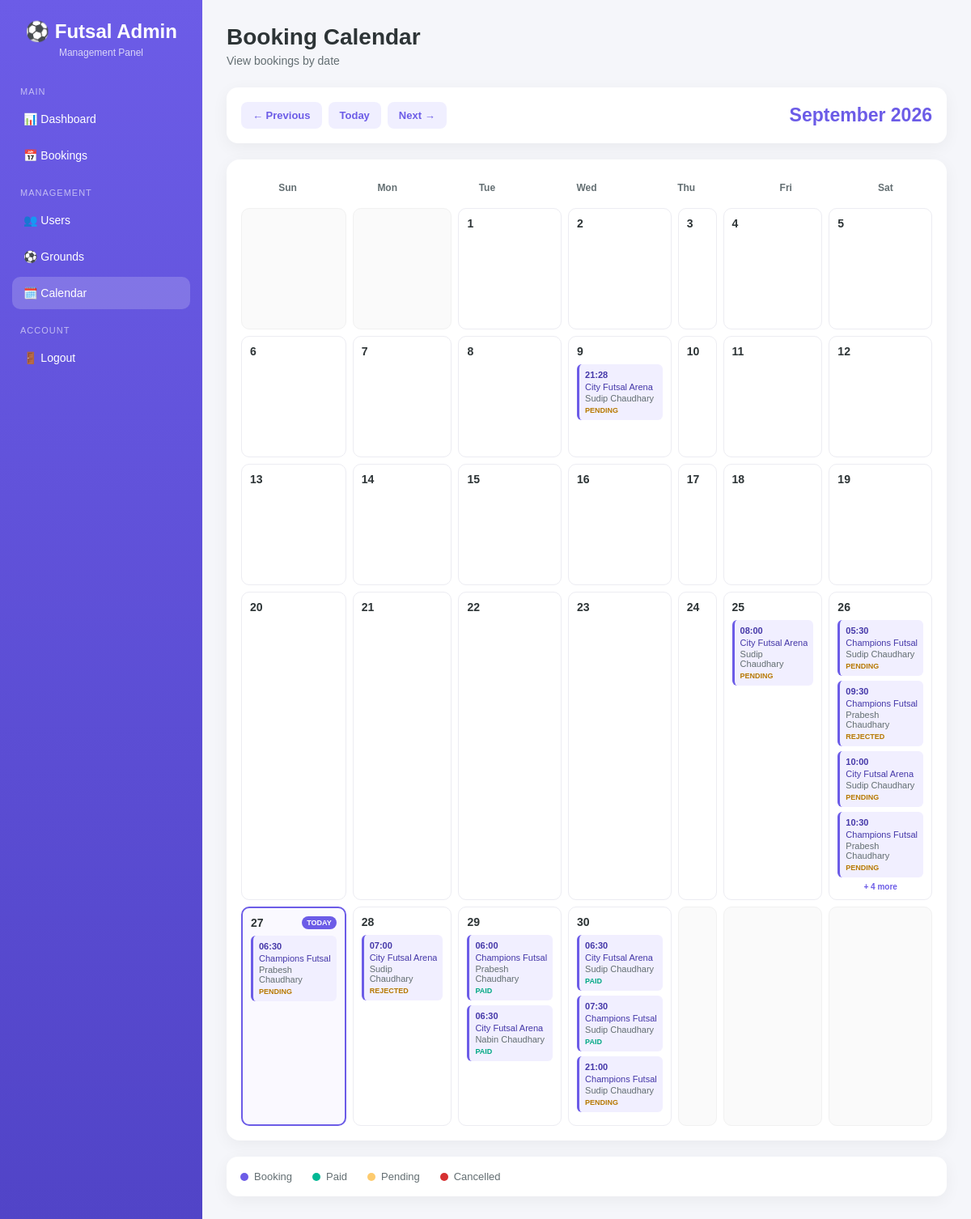
/admin/calendar (signed in), run on the app's committed database.
### tables this page shows
CREATE TABLE bookings (
            id INTEGER PRIMARY KEY AUTOINCREMENT,
            user_id INTEGER NOT NULL,
            ground_id INTEGER NOT NULL,
            booking_date TEXT NOT NULL,
            booking_time TEXT NOT NULL,
            created_at TIMESTAMP DEFAULT CURRENT_TIMESTAMP, status TEXT
            DEFAULT 'confirmed', duration REAL
            DEFAULT 1, payment_status TEXT

            DEFAULT 'pending', payment_method TEXT

            DEFAULT 'cash', payment_reference TEXT, paid_at TIMESTAMP, transaction_uuid
            TEXT, esewa_transaction_code
            TEXT, esewa_product_code
            TEXT, esewa_amount
            REAL, esewa_verified_at
            TIMESTAMP,

            FOREIGN KEY (user_id) REFERENCES users(id),
            FOREIGN KEY (ground_id) REFERENCES grounds(id),

            UNIQUE(ground_id, booking_date, booking_time)
        );

CREATE TABLE grounds (
            id INTEGER PRIMARY KEY AUTOINCREMENT,
            name TEXT NOT NULL,
            location TEXT NOT NULL,
            price INTEGER NOT NULL,
            contact TEXT,
            opening_time TEXT,
            closing_time TEXT,
            description TEXT,
            image TEXT
        );

CREATE TABLE users (
            id INTEGER PRIMARY KEY AUTOINCREMENT,
            name TEXT NOT NULL,
            email TEXT UNIQUE NOT NULL,
            password TEXT NOT NULL
        , is_admin INTEGER
            DEFAULT 0);

### app.py (the view)
@app.route("/admin/calendar")
@admin_required
def admin_calendar():
    today = date.today()
    month = request.args.get("month", type=int)
    year = request.args.get("year", type=int)
    if month is None or month < 1 or month > 12:
        month = today.month
    if year is None or year < 1:
        year = today.year
    if month == 1:
        previous_month = 12
        previous_year = year - 1
    else:
        previous_month = month - 1
        previous_year = year
    if month == 12:
        next_month = 1
        next_year = year + 1
    else:
        next_month = month + 1
        next_year = year
    first_day = date(year, month, 1)
    if month == 12:
        first_day_next_month = date(year + 1, 1, 1)
    else:
        first_day_next_month = date(year, month + 1, 1)
    last_day = first_day_next_month - timedelta(days=1)
    conn = get_db()
    bookings = conn.execute(
        """
        SELECT
            bookings.*,
            users.id AS user_id,
            users.name AS user_name,
            users.email AS user_email,
            grounds.id AS ground_id,
            grounds.name AS ground_name,
            grounds.location AS ground_location,
            grounds.price AS ground_price,
            grounds.price AS price,
            grounds.contact AS ground_contact
        FROM bookings
        JOIN users
            ON bookings.user_id = users.id
        JOIN grounds
            ON bookings.ground_id = grounds.id
        WHERE bookings.booking_date >= ?
          AND bookings.booking_date <= ?
        ORDER BY
            bookings.booking_date ASC,
            bookings.booking_time ASC,
            bookings.id ASC
        """,
        (
            first_day.isoformat(),
            last_day.isoformat()
        )
    ).fetchall()
    conn.close()
    bookings_by_date = {}
    for booking in bookings:
        booking_date = booking["booking_date"]
        if booking_date not in bookings_by_date:
            bookings_by_date[booking_date] = []
        bookings_by_date[booking_date].append(booking)
    calendar_days = []
    first_weekday = (first_day.weekday() + 1) % 7
    for _ in range(first_weekday):
        calendar_days.append({
            "day": "",
            "date": "",
            "is_today": False,
            "bookings": [],
            "booking_count": 0
        })
    current_day = first_day
    while current_day <= last_day:
        date_string = current_day.isoformat()
        day_bookings = bookings_by_date.get(
            date_string,
            []
        )
        calendar_days.append({
            "day": current_day.day,
            "date": date_string,
            "is_today": current_day == today,
            "bookings": day_bookings,
            "booking_count": len(day_bookings)
        })
        current_day += timedelta(days=1)
    while len(calendar_days) % 7 != 0:
        calendar_days.append({
            "day": "",
            "date": "",
            "is_today": False,
            "bookings": [],
            "booking_count": 0
        })
    return render_template(
        "admin/calendar.html",
        calendar_days=calendar_days,
        bookings=bookings,
        month=month,
        year=year,
        month_name=first_day.strftime("%B"),
        calendar_year=year,
        previous_month=previous_month,
        previous_year=previous_year,
        next_month=next_month,
        next_year=next_year
    )

### templates/admin/calendar.html (shortened to what this page needs)
<!DOCTYPE html>
<html lang="en">
<head>
</head>
<body>
<div class="layout">
    <aside class="sidebar">
        <div class="logo">
            ⚽ Futsal Admin
            <span>
                Management Panel
            </span>
        </div>
        <div class="menu-title">
            Main
        </div>
        <a
            href="{{ url_for('admin_dashboard') }}"
            class="nav-link"
        >
            📊 Dashboard
        </a>
        <a
            href="{{ url_for('admin_bookings') }}"
            class="nav-link"
        >
            📅 Bookings
        </a>
        <div class="menu-title">
            Management
        </div>
        <a
            href="{{ url_for('admin_users') }}"
            class="nav-link"
        >
            👥 Users
        </a>
        <a
            href="{{ url_for('admin_grounds') }}"
            class="nav-link"
        >
            ⚽ Grounds
        </a>
        <a
            href="{{ url_for('admin_calendar') }}"
            class="nav-link active"
        >
            🗓️ Calendar
        </a>
        <div class="menu-title">
            Account
        </div>
        <a
            href="{{ url_for('admin_logout') }}"
            class="nav-link"
        >
            🚪 Logout
        </a>
    </aside>
    <main class="main">
        <div class="topbar">
            <div>
                <h1>
                    Booking Calendar
                </h1>
                <p
                    style="
                    color:#636e72;
                    margin-top:5px;
                    font-size:14px;
                    "
                >
                    View bookings by date
                </p>
            </div>
        </div>
        <div class="calendar-navigation">
            <div class="calendar-buttons">
                <a
                    href="{{ url_for(
                        'admin_calendar',
                        year=previous_year,
                        month=previous_month
                    ) }}"
                    class="calendar-btn"
                >
                    ← Previous
                </a>
                <a
                    href="{{ url_for(
                        'admin_calendar'
                    ) }}"
                    class="calendar-btn"
                >
                    Today
                </a>
                <a
                    href="{{ url_for(
                        'admin_calendar',
                        year=next_year,
                        month=next_month
                    ) }}"
                    class="calendar-btn"
                >
                    Next →
                </a>
            </div>
            <div class="month-title">
                {{ month_name }}
                {{ calendar_year }}
            </div>
        </div>
        <div class="calendar">
            <div class="weekdays">
                <div class="weekday">
                    Sun
                </div>
                <div class="weekday">
                    Mon
                </div>
                <div class="weekday">
                    Tue
                </div>
                <div class="weekday">
                    Wed
                </div>
                <div class="weekday">
                    Thu
                </div>
                <div class="weekday">
                    Fri
                </div>
                <div class="weekday">
                    Sat
                </div>
            </div>
            <div class="days">
                {% for day in calendar_days %}
                    {% if day['date'] == '' %}
                        <div
                            class="
                                day
                                empty-day
                            "
                        ></div>
                    {% else %}
                        <div
                            class="
                                day
                                {% if day.get('is_today') %}
                                    today
                                {% endif %}
                            "
                        >
                            <div class="day-number">
                                <span>
                                    {{ day['day'] }}
                                </span>
                                {% if day.get('is_today') %}
                                    <span
                                        class="today-label"
                                    >
                                        TODAY
                                    </span>
                                {% endif %}
                            </div>
                            {% for booking in day['bookings'][:4] %}
                                <a
                                    href="{{
                                        url_for(
                                            'admin_booking_details',
                                            booking_id=booking['id']
                                        )
                                    }}"
                                    class="booking"
                                >
                                    <div
                                        class="booking-time"
                                    >
                                        {{ booking['booking_time'] }}
                                    </div>
                                    <div
                                        class="booking-ground"
                                    >
                                        {{
                                            booking['ground_name']
                                            or
                                            'Ground'
                                        }}
                                    </div>
                                    <div
                                        class="booking-user"
                                    >
                                        {{
                                            booking['user_name']
                                            or
                                            'Customer'
                                        }}
                                    </div>
                                    {% set status =
                                        booking['payment_status']
                                        or
                                        booking['status']
                                        or
                                        'pending'
                                    %}
                                    <div
                                        class="
                                            booking-status
                                            {% if status == 'paid' %}
                                                status-paid
                                            {% elif status == 'cancelled' %}
                                                status-cancelled
                                            {% else %}
                                                status-pending
                                            {% endif %}
                                        "
                                    >
                                        {{ status }}
                                    </div>
                                </a>
                            {% endfor %}
                            {% if day['bookings']|length > 4 %}
                                <div class="more">
                                    + {{
                                        day['bookings']|length - 4
                                    }}
                                    more
                                </div>
                            {% endif %}
                        </div>
                    {% endif %}
                {% endfor %}
            </div>
        </div>
        <div class="legend">
            <div class="legend-item">
                <span
                    class="dot dot-purple"
                ></span>
                Booking
            </div>
            <div class="legend-item">
                <span
                    class="dot dot-green"
                ></span>
                Paid
            </div>
            <div class="legend-item">
                <span
                    class="dot dot-yellow"
                ></span>
                Pending
            </div>
            <div class="legend-item">
                <span
                    class="dot dot-red"
                ></span>
                Cancelled
            </div>
        </div>
    </main>
</div>
</body>
</html>

### data on the page
bookings: booking_time "21:28", name "City Futsal Arena", name "Sudip Chaudhary", payment_status "PENDING"
bookings: booking_time "08:00", name "City Futsal Arena", name "Sudip Chaudhary", payment_status "PENDING"
bookings: booking_time "05:30", name "Champions Futsal", name "Sudip Chaudhary", payment_status "PENDING"
bookings: booking_time "09:30", name "Champions Futsal", name "Prabesh Chaudhary", payment_status "REJECTED"
bookings: booking_time "10:00", name "City Futsal Arena", name "Sudip Chaudhary", payment_status "PENDING"
bookings: booking_time "10:30", name "Champions Futsal", name "Prabesh Chaudhary", payment_status "PENDING"
bookings: booking_time "06:30", name "Champions Futsal", name "Prabesh Chaudhary", payment_status "PENDING"
bookings: booking_time "07:00", name "City Futsal Arena", name "Sudip Chaudhary", payment_status "REJECTED"
bookings: booking_time "06:00", name "Champions Futsal", name "Prabesh Chaudhary", payment_status "PAID"
bookings: booking_time "06:30", name "City Futsal Arena", name "Nabin Chaudhary", payment_status "PAID"
bookings: booking_time "06:30", name "City Futsal Arena", name "Sudip Chaudhary", payment_status "PAID"
bookings: booking_time "07:30", name "Champions Futsal", name "Sudip Chaudhary", payment_status "PAID"
bookings: booking_time "21:00", name "Champions Futsal", name "Sudip Chaudhary", payment_status "PENDING"

### other printed values
{{ month_name }} "September"
{{ calendar_year }} "2026"
{{ day['day'] }} "1" "2" "3" "4" "5" "6" "7" "8" "9" "10" "11" "12" "13" "14" "15" "16" "17" "18" "19" "20" "21" "22" "23" "24" "25" "26" "27" "28" "29" "30"
{{ day['bookings']|length - 4 }} "4"
